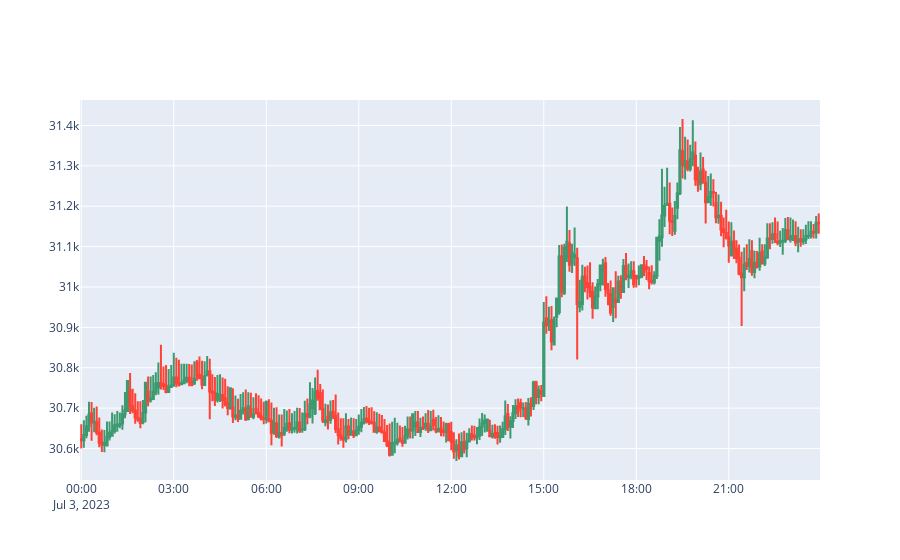

Notebook cell for this chart:
### Code cell
data_date_req = (data['date']==parser.parse('2023-07-03').date())
data_date = data[data_date_req]

fig = go.Figure(data=[go.Candlestick(x=data_date.index,
                open=data_date['open'], high=data_date['high'],
                low=data_date['low'], close=data_date['close'])
                     ])

fig.update_layout(xaxis_rangeslider_visible=False)
fig.show()

### Figure 1 — Plotly figure (JSON) as saved in the notebook; plotly's stock layout.template omitted (floating-point values rounded to 4 significant figures; data arrays with more than 128 entries replaced by an {"elided": "..."} marker saying what was removed)
{"data": [{"close": {"elided": "288 float values"}, "high": {"elided": "288 float values"}, "low": {"elided": "288 float values"}, "open": {"elided": "288 float values"}, "type": "candlestick", "x": {"elided": "288 str values"}}], "layout": {"autosize": true, "xaxis": {"autorange": true, "range": ["2023-07-02 23:57:30", "2023-07-03 23:57:30"], "rangeslider": {"visible": false, "yaxis": {}}, "type": "date"}, "yaxis": {"autorange": true, "range": [30520.0, 31460.0]}}}
